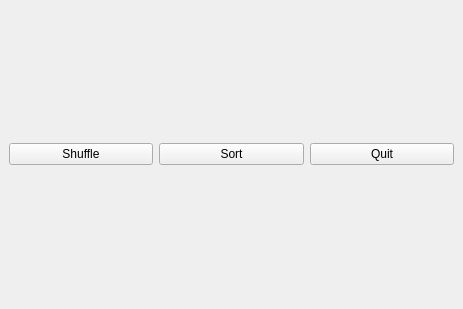
<?xml version="1.0" encoding="UTF-8"?>
<ui version="4.0">
 <class>MainWindow</class>
 <widget class="QMainWindow" name="MainWindow">
  <property name="geometry">
   <rect>
    <x>0</x>
    <y>0</y>
    <width>463</width>
    <height>309</height>
   </rect>
  </property>
  <property name="windowTitle">
   <string>MainWindow</string>
  </property>
  <widget class="QWidget" name="centralwidget">
   <layout class="QVBoxLayout" name="verticalLayout_2">
    <item>
     <layout class="QGridLayout" name="gridLayout"/>
    </item>
    <item>
     <layout class="QHBoxLayout" name="horizontalLayout">
      <item>
       <widget class="QPushButton" name="shuffleButton">
        <property name="text">
         <string>Shuffle</string>
        </property>
       </widget>
      </item>
      <item>
       <widget class="QPushButton" name="sortButton">
        <property name="text">
         <string>Sort</string>
        </property>
       </widget>
      </item>
      <item>
       <widget class="QPushButton" name="quitButton">
        <property name="text">
         <string>Quit</string>
        </property>
       </widget>
      </item>
     </layout>
    </item>
   </layout>
  </widget>
  <action name="actionQuit">
   <property name="text">
    <string>Quit</string>
   </property>
  </action>
 </widget>
 <resources/>
 <connections/>
</ui>
